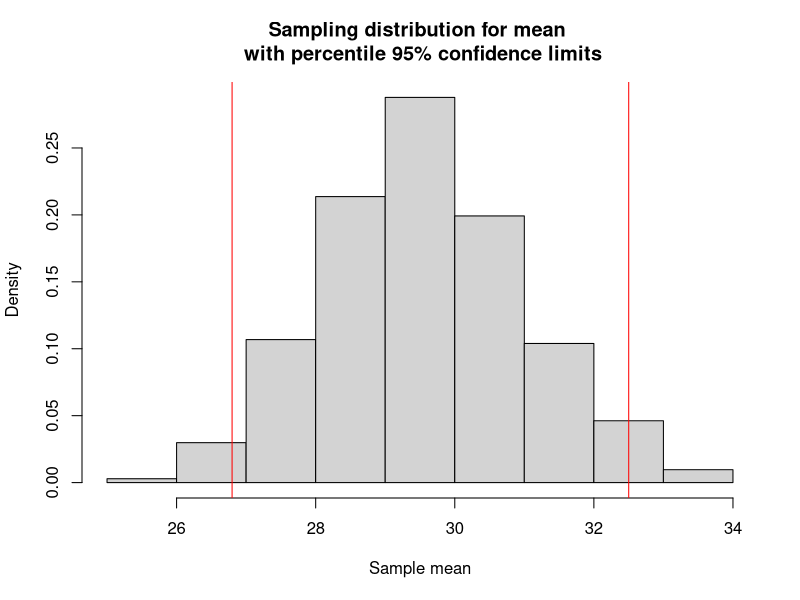

Write R code to recreate this figure.
set.seed(78234) 

# Read in the sample of 10 ages
ages <- c(28.1,27.5,25,29.9,29.7,29.9,39.9,33.6,21.3,30.8)

# Draw bootstrap samples 
bootstrap_samples <- lapply(1:1039, function(i) sample(ages, replace = T))

# Calculate sample means in each bootstrap sample
r.mean <- sapply(bootstrap_samples, mean)

# Obtain the 2.5th and 97.5th percentiles of the sample means across bootstrap samples
(q<-quantile(r.mean, c(0.025, 0.975)))
         
# Draw the approximate sampling distribution with the percentile confidence limits marked in red
options(repr.plot.width=4.5, repr.plot.height=4.5)
hist(r.mean, freq=FALSE, main="Sampling distribution for mean \n with percentile 95% confidence limits", xlab="Sample mean")
abline(v=q, col="red")
